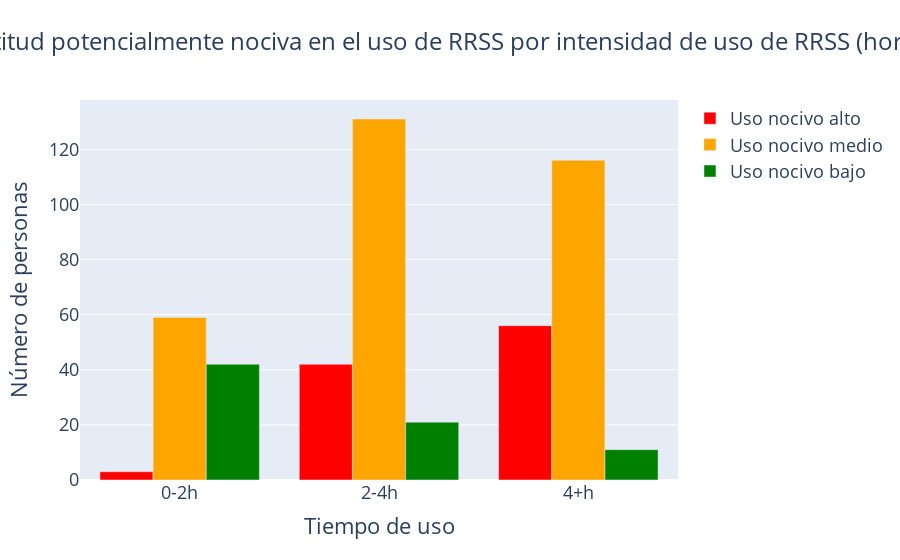

Notebook cell for this chart:
### Code cell
colores = {'Uso nocivo bajo': 'green', 'Uso nocivo medio': 'orange', 'Uso nocivo alto': 'red'}

df = pd.concat([mascara_actitud_ansiosa_baja_1.assign(actitud='Uso nocivo bajo'),
                mascara_actitud_ansiosa_media_1.assign(actitud='Uso nocivo medio'),
                mascara_actitud_ansiosa_alta_1.assign(actitud='Uso nocivo alto')])

df_count = df.groupby(['Tiempo_uso_num', 'actitud']).size().unstack().reset_index()

df_count = df_count[['Tiempo_uso_num', 'Uso nocivo alto', 'Uso nocivo medio', 'Uso nocivo bajo']]

fig = go.Figure()

for col in df_count.columns[1:]:
    fig.add_trace(go.Bar(x=df_count['Tiempo_uso_num'], y=df_count[col], name=col, marker_color=colores[col]))

fig.update_layout(title = 'Actitud potencialmente nociva en el uso de RRSS por intensidad de uso de RRSS (horas) ',
                  title_x = 0.5,
                  title_font = dict(size=24),
                  xaxis_title = 'Tiempo de uso',
                  yaxis_title = 'Número de personas',
                  font = dict(size=18))

fig.show()

### Figure 1 — Plotly figure (JSON) as saved in the notebook; plotly's stock layout.template omitted (floating-point values rounded to 4 significant figures)
{"data": [{"marker": {"color": "red"}, "name": "Uso nocivo alto", "type": "bar", "x": ["0-2h", "2-4h", "4+h"], "y": [3, 42, 56]}, {"marker": {"color": "orange"}, "name": "Uso nocivo medio", "type": "bar", "x": ["0-2h", "2-4h", "4+h"], "y": [59, 131, 116]}, {"marker": {"color": "green"}, "name": "Uso nocivo bajo", "type": "bar", "x": ["0-2h", "2-4h", "4+h"], "y": [42, 21, 11]}], "layout": {"font": {"size": 18}, "title": {"font": {"size": 24}, "text": "Actitud potencialmente nociva en el uso de RRSS por intensidad de uso de RRSS (horas) ", "x": 0.5}, "xaxis": {"title": {"text": "Tiempo de uso"}}, "yaxis": {"title": {"text": "Número de personas"}}}}
